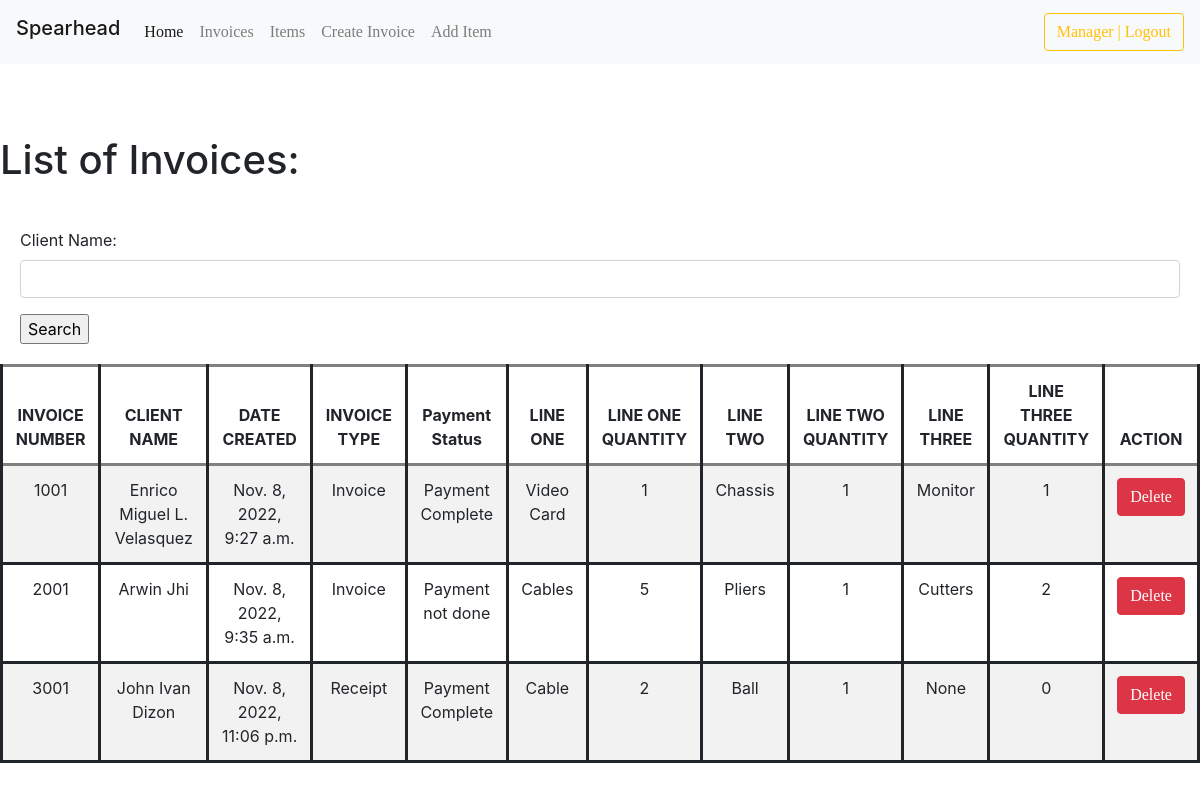
Page /list_invoice/ (signed in) on the earlier database version.
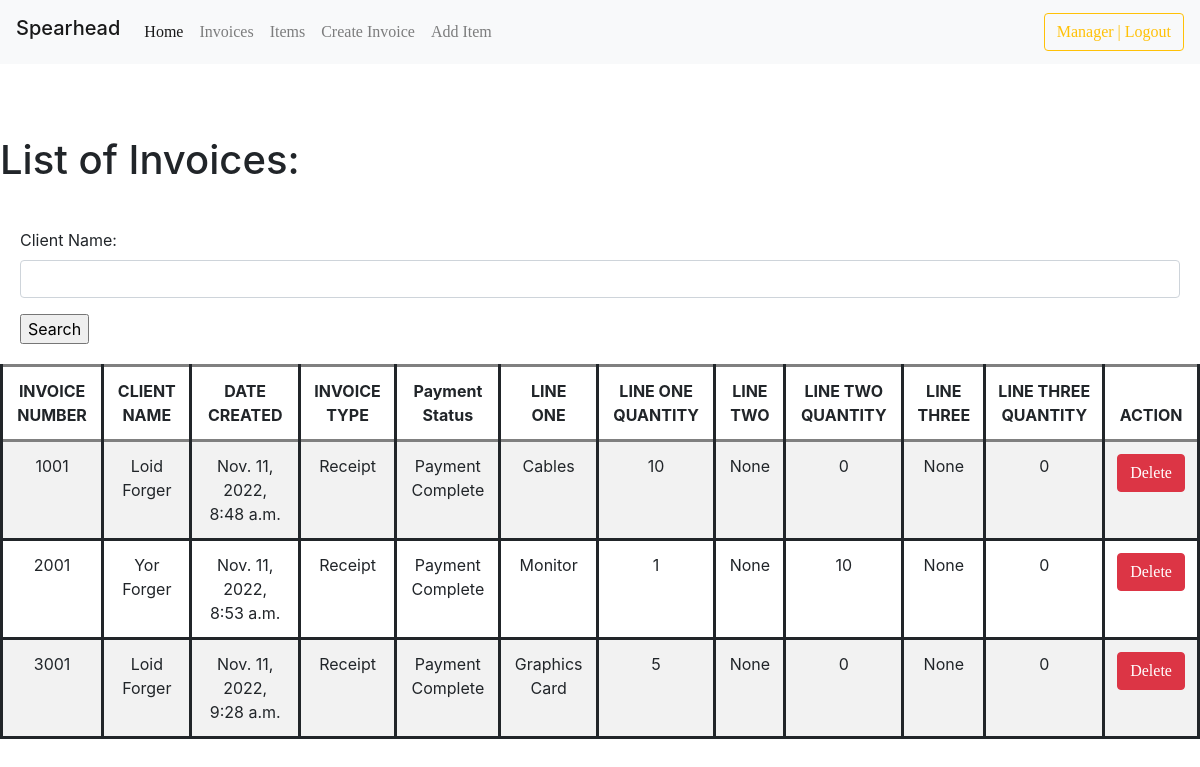
Same page on the later database version.
### invoicemgmt/models.py (models this page shows, shortened)
class Invoice(models.Model):
    comments = models.TextField(max_length=3000, default='', blank=True, null=True)
    invoice_number = models.IntegerField('Invoice Number:', blank=True, null=True)
    invoice_date = models.DateField('Date (YYYY-MM-DD):', auto_now_add=False, auto_now=False, blank=True, null=True)
    invoice_date_created = models.DateTimeField('Date Created:',auto_now_add=True, null=True)
    name = models.CharField('Client Name:', max_length=120, default='', blank=True, null=True)
    company_name = models.CharField('Company Name:', max_length=50, default='', blank=True, null=True)
    line_one = models.CharField('Item 1:', max_length=120, default='', blank=True, null=True)
    line_one_quantity = models.IntegerField('Quantity:', default=0, blank=True, null=True)
    line_one_unit_price = models.IntegerField('Price per Unit:', default=0, blank=True, null=True)
    line_one_total_price = models.IntegerField('Total (PHP):', default=0, blank=True, null=True)
    line_two = models.CharField('Item 2:', max_length=120, default='', blank=True, null=True)
    line_two_quantity = models.IntegerField('Quantity:', default=0, blank=True, null=True)
    line_two_unit_price = models.IntegerField('Price per Unit:', default=0, blank=True, null=True)
    line_two_total_price = models.IntegerField('Total (PHP):', default=0, blank=True, null=True)
    line_three = models.CharField('Item 3:', max_length=120, default='', blank=True, null=True)
    line_three_quantity = models.IntegerField('Quantity:', default=0, blank=True, null=True)
    line_three_unit_price = models.IntegerField('Price per Unit:', default=0, blank=True, null=True)
    line_three_total_price = models.IntegerField('Total (PHP):', default=0, blank=True, null=True)
    phone_number = models.CharField('Phone Number:', max_length=120, default='', blank=True, null=True)
    total = models.IntegerField(default='0', blank=True, null=True)
    balance = models.IntegerField(default='0', blank=True, null=True)
    timestamp = models.DateTimeField(auto_now_add=True, auto_now=False)
    last_updated = models.DateTimeField(auto_now_add=False, auto_now=True, blank=True)
    paid_choice = (
        ('Payment Complete', 'Payment Complete'),
        ('Payment not done', 'Payment not done'),
    )
    paid = models.CharField(max_length=50, default='', blank=True, null=True, choices=paid_choice)
    invoice_type_choice = (
        ('Receipt', 'Receipt'),
        ('Invoice', 'Invoice'),
    )
    invoice_type = models.CharField(max_length=50, default='', blank=True, null=True, choices=invoice_type_choice)

### invoicemgmt/views.py (the view)
# urls.py: path('list_invoice/', list_invoice, name='list_invoice'),
@login_required
def list_invoice(request):
	queryset = Invoice.objects.all()
	form = InvoiceSearchForm(request.POST or None)
	context = {
		"queryset": queryset,
		"form": form,
	}
	if request.method == 'POST':
		queryset = Invoice.objects.filter(name__icontains=form['name'].value())
		context = {
		"form": form,
		"queryset": queryset,
	}
	return render(request, "list_view.html", context)

### invoicemgmt/forms.py
class InvoiceSearchForm(forms.ModelForm):
    class Meta:
        model = Invoice
        fields = ['name']

### templates/list_view.html (shortened to what this page needs)
{% load static %}
{% load crispy_forms_tags %}
<!DOCTYPE html>
<html>
<head>
    <link rel="stylesheet" type="text/css" href="https://stackpath.bootstrapcdn.com/bootstrap/4.5.2/css/bootstrap.min.css">
	<link href="{% static 'css/stylesheet.css' %}" rel="stylesheet">
</head>
{% include 'navbar.html' %}
<br>
<br>
<br>
<body>
	<h1>List of Invoices:</h1>
	<form method='POST' action='' autocomplete="off"><br>
    {{form|crispy}}
        <input type="submit" value='Search'/>
    </form>
    <table class="table table-striped">
        <thead>
          <tr>
            <th>INVOICE NUMBER</th>
              <th>CLIENT NAME</th>
            <th>DATE CREATED</th>
              <th>INVOICE TYPE</th>
              <th>Payment Status</th>
              <th>LINE ONE</th>
              <th>LINE ONE QUANTITY</th>
              <th>LINE TWO</th>
              <th>LINE TWO QUANTITY</th>
              <th>LINE THREE</th>
              <th>LINE THREE QUANTITY</th>
              <th>ACTION</th>
          </tr>
        </thead>
	{% for instance in queryset %}
        <tr>
	    <td>{{instance.invoice_number}}</td>
            <td>{{instance.name}}</td>
	    <td>{{instance.invoice_date_created}}</td>
	    <td>{{instance.invoice_type}}</td>
            <td>{{ instance.paid }}</td>
            <td>{{ instance.line_one }}</td>
            <td>{{ instance.line_one_quantity }}</td>
            <td>{{ instance.line_two }}</td>
            <td>{{ instance.line_two_quantity }}</td>
            <td>{{ instance.line_three }}</td>
            <td>{{ instance.line_three_quantity }}</td>
            <td><a class="btn btn-danger" type="submit" href="{% url 'delete_invoice' instance.id %}">Delete</a></td>
        </tr>
	{% endfor %}
    </table>
</body>
</html>

Differences in the rows shown:
removed Invoice: invoice_number "1001", name "Enrico Miguel L. Velasquez", invoice_date_created "Nov. 8, 2022, 9:27 a.m.", invoice_type "Invoice", paid "Payment Complete", line_one "Video Card", line_one_quantity "1", line_two "Chassis", line_two_quantity "1", line_three "Monitor", line_three_quantity "1"
removed Invoice: invoice_number "2001", name "Arwin Jhi", invoice_date_created "Nov. 8, 2022, 9:35 a.m.", invoice_type "Invoice", paid "Payment not done", line_one "Cables", line_one_quantity "5", line_two "Pliers", line_two_quantity "1", line_three "Cutters", line_three_quantity "2"
removed Invoice: invoice_number "3001", name "John Ivan Dizon", invoice_date_created "Nov. 8, 2022, 11:06 p.m.", invoice_type "Receipt", paid "Payment Complete", line_one "Cable", line_one_quantity "2", line_two "Ball", line_two_quantity "1", line_three "None", line_three_quantity "0"
added Invoice: invoice_number "1001", name "Loid Forger", invoice_date_created "Nov. 11, 2022, 8:48 a.m.", invoice_type "Receipt", paid "Payment Complete", line_one "Cables", line_one_quantity "10", line_two "None", line_two_quantity "0", line_three "None", line_three_quantity "0"
added Invoice: invoice_number "2001", name "Yor Forger", invoice_date_created "Nov. 11, 2022, 8:53 a.m.", invoice_type "Receipt", paid "Payment Complete", line_one "Monitor", line_one_quantity "1", line_two "None", line_two_quantity "10", line_three "None", line_three_quantity "0"
added Invoice: invoice_number "3001", name "Loid Forger", invoice_date_created "Nov. 11, 2022, 9:28 a.m.", invoice_type "Receipt", paid "Payment Complete", line_one "Graphics Card", line_one_quantity "5", line_two "None", line_two_quantity "0", line_three "None", line_three_quantity "0"
